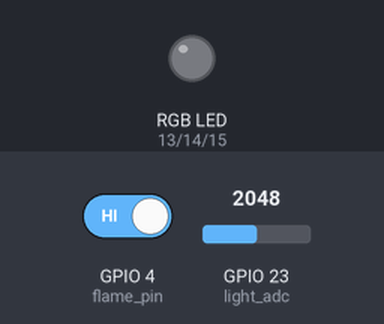
This program was run on a simulated ESP32 board running MicroPython. Shown: an RGB LED mixed from three pins (HIGH = lit). The inputs (shaded band) are chosen by the test bench; at power-on: GPIO 23 (light_adc) = 2048, GPIO 4 (flame_pin) HIGH (analog values on the 0–4095 scale). Dim RGB values are drawn brighter than linear; WiFi joins after 1.5 s; random numbers come from a fixed seed; no MQTT or app messages arrive unless stated; what the program prints to the serial console is not drawn.

Above: at 9.0 s.
9.1 s: GPIO 23 (light_adc) set to 327
19.3 s: GPIO 23 (light_adc) set to 287
At 28.3 s:
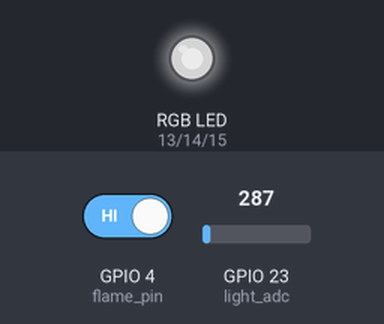
29.3 s: GPIO 4 (flame_pin) driven LOW
At 38.2 s:
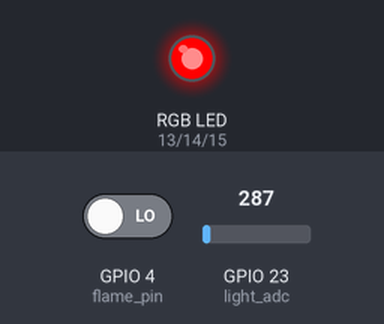
Timing chart, 0 to 39.7 s (numbered marks = the images above; inputs shaded):
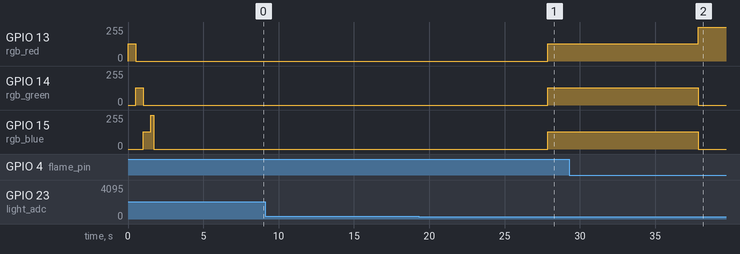

The program:

W601_SmartOffice_MicroPython.py
```python
#!/usr/bin/env python3
# -*- coding: utf-8 -*-

"""
W601智慧办公楼系统 - MicroPython版本
基于RT-Thread MicroPython固件实现
支持WiFi连接、MQTT通信、传感器数据采集、设备控制等功能
"""

import network
import time
import json
import machine
from machine import Pin, PWM, ADC, I2C, Timer
from umqtt.simple import MQTTClient
import gc

# ==================== 配置参数 ====================
# WiFi配置
WIFI_SSID = "your_wifi_ssid"
WIFI_PASSWORD = "your_wifi_password"

# MQTT服务器配置
MQTT_SERVER = "192.168.1.100"
MQTT_PORT = 1883
MQTT_CLIENT_ID = "W601_MicroPython_001"
MQTT_USERNAME = ""
MQTT_PASSWORD = ""

# MQTT主题定义
TOPIC_SENSOR_DATA = "office/sensor/data"
TOPIC_CONTROL_CMD = "office/control/cmd"
TOPIC_ALARM = "office/alarm"
TOPIC_STATUS = "office/device/status"
TOPIC_CONFIG_UPDATE = "office/config/update"

# 硬件引脚配置 (基于W601 IoT Board)
PIN_DHT22_DATA = 0      # PA0 - 温湿度传感器数据引脚
PIN_LIGHT_SENSOR = 23   # PB23 - 光照传感器 (ADC)
PIN_FLAME_SENSOR = 4    # PA4 - 火焰传感器
PIN_RGB_RED = 13        # PA13 - RGB红色
PIN_RGB_GREEN = 14      # PA14 - RGB绿色
PIN_RGB_BLUE = 15       # PA15 - RGB蓝色
PIN_BUZZER = 15         # PB15 - 蜂鸣器

# 设备状态
device_status = {
    "device_id": MQTT_CLIENT_ID,
    "rgb_status": False,
    "buzzer_status": False,
    "wifi_connected": False,
    "mqtt_connected": False,
    "last_sensor_time": 0,
    "flame_detected": False
}

# 传感器数据
sensor_data = {
    "temperature": 0.0,
    "humidity": 0.0,
    "light": 0.0,
    "flame": False
}

# 动态配置参数
config_params = {
    "data_collect_interval": 10000,  # 默认10秒，单位毫秒
    "light_collect_interval": 10000,  # 光照采集间隔
    "temp_humidity_collect_interval": 10000,  # 温湿度采集间隔
    "flame_detect_interval": 5000   # 火焰检测间隔
}

# 全局变量
wifi = None
mqtt_client = None
rgb_red = None
rgb_green = None
rgb_blue = None
buzzer = None
light_adc = None
flame_pin = None
system_timer = None

# ==================== 硬件初始化 ====================
def init_hardware():
    """初始化硬件设备"""
    global rgb_red, rgb_green, rgb_blue, buzzer, light_adc, flame_pin

    print("[INIT] 初始化硬件设备...")

    try:
        # 初始化RGB LED (PWM控制)
        rgb_red = PWM(Pin(PIN_RGB_RED), freq=1000, duty=0)
        rgb_green = PWM(Pin(PIN_RGB_GREEN), freq=1000, duty=0)
        rgb_blue = PWM(Pin(PIN_RGB_BLUE), freq=1000, duty=0)

        # 初始化蜂鸣器
        buzzer = Pin(PIN_BUZZER, Pin.OUT)
        buzzer.value(0)

        # 初始化光照传感器 (ADC)
        light_adc = ADC(Pin(PIN_LIGHT_SENSOR))

        # 初始化火焰传感器
        flame_pin = Pin(PIN_FLAME_SENSOR, Pin.IN, Pin.PULL_UP)

        print("[INIT] ✅ 硬件初始化完成")

        # 执行自检
        perform_self_check()

    except Exception as e:
        print(f"[ERROR] 硬件初始化失败: {e}")

def perform_self_check():
    """设备自检"""
    print("[SELF-CHECK] 开始设备自检...")

    # RGB灯自检
    print("[SELF-CHECK] 测试RGB灯...")
    set_rgb_color(512, 0, 0)  # 红色
    time.sleep(0.5)
    set_rgb_color(0, 512, 0)  # 绿色
    time.sleep(0.5)
    set_rgb_color(0, 0, 512)  # 蓝色
    time.sleep(0.5)
    set_rgb_off()

    # 蜂鸣器自检
    print("[SELF-CHECK] 测试蜂鸣器...")
    buzzer.value(1)
    time.sleep(0.2)
    buzzer.value(0)

    # 传感器自检
    print("[SELF-CHECK] 测试传感器...")
    read_sensors()

    print("[SELF-CHECK] ✅ 设备自检完成")

# ==================== WiFi连接管理 ====================
def init_wifi():
    """初始化WiFi连接"""
    global wifi

    print(f"[WIFI] 正在连接WiFi: {WIFI_SSID}")

    try:
        # 创建WiFi对象
        wifi = network.WLAN(network.STA_IF)
        wifi.active(True)

        # 连接WiFi
        wifi.connect(WIFI_SSID, WIFI_PASSWORD)

        # 等待连接
        timeout = 20
        while not wifi.isconnected() and timeout > 0:
            print(f"[WIFI] 连接中... 剩余时间: {timeout}s")
            time.sleep(1)
            timeout -= 1

        if wifi.isconnected():
            device_status["wifi_connected"] = True
            ip_info = wifi.ifconfig()
            print(f"[WIFI] ✅ WiFi连接成功!")
            print(f"[WIFI] IP地址: {ip_info[0]}")
            print(f"[WIFI] 子网掩码: {ip_info[1]}")
            print(f"[WIFI] 网关: {ip_info[2]}")
            print(f"[WIFI] DNS: {ip_info[3]}")
            return True
        else:
            print("[WIFI] ❌ WiFi连接失败，请检查SSID和密码")
            return False

    except Exception as e:
        print(f"[WIFI] ❌ WiFi连接异常: {e}")
        return False

def check_wifi_connection():
    """检查WiFi连接状态"""
    global wifi

    if wifi and wifi.isconnected():
        device_status["wifi_connected"] = True
        return True
    else:
        device_status["wifi_connected"] = False
        print("[WIFI] ⚠️ WiFi连接断开，尝试重连...")
        return init_wifi()

# ==================== MQTT客户端管理 ====================
def init_mqtt():
    """初始化MQTT客户端"""
    global mqtt_client

    if not device_status["wifi_connected"]:
        print("[MQTT] ❌ WiFi未连接，无法初始化MQTT")
        return False

    try:
        print(f"[MQTT] 正在连接MQTT服务器: {MQTT_SERVER}:{MQTT_PORT}")

        # 创建MQTT客户端
        mqtt_client = MQTTClient(
            client_id=MQTT_CLIENT_ID,
            server=MQTT_SERVER,
            port=MQTT_PORT,
            user=MQTT_USERNAME,
            password=MQTT_PASSWORD,
            keepalive=60
        )

        # 设置消息回调
        mqtt_client.set_callback(on_mqtt_message)

        # 连接服务器
        mqtt_client.connect()

        # 订阅控制命令主题
        mqtt_client.subscribe(TOPIC_CONTROL_CMD)

        # 订阅配置更新主题
        mqtt_client.subscribe(TOPIC_CONFIG_UPDATE)

        device_status["mqtt_connected"] = True
        print("[MQTT] ✅ MQTT连接成功")
        print(f"[MQTT] 📡 已订阅主题: {TOPIC_CONTROL_CMD}")

        # 发布设备上线状态
        publish_device_status("online")

        return True

    except Exception as e:
        print(f"[MQTT] ❌ MQTT连接失败: {e}")
        device_status["mqtt_connected"] = False
        return False

def on_mqtt_message(topic, msg):
    """MQTT消息回调函数"""
    try:
        topic_str = topic.decode('utf-8')
        msg_str = msg.decode('utf-8')

        print(f"[MQTT] 📥 收到消息 - 主题: {topic_str}")
        print(f"[MQTT] 📥 消息内容: {msg_str}")

        if topic_str == TOPIC_CONTROL_CMD:
            handle_control_command(msg_str)
        elif topic_str == TOPIC_CONFIG_UPDATE:
            handle_config_update(msg_str)

    except Exception as e:
        print(f"[MQTT] ❌ 处理消息失败: {e}")

def handle_control_command(msg_str):
    """处理控制命令"""
    try:
        # 解析JSON命令
        cmd_data = json.loads(msg_str)
        device_id = cmd_data.get("deviceId", "")
        action = cmd_data.get("action", "")

        print(f"[CONTROL] 设备ID: {device_id}")
        print(f"[CONTROL] 动作: {action}")

        # 检查设备ID是否匹配
        if device_id != MQTT_CLIENT_ID:
            print(f"[CONTROL] ⚠️ 设备ID不匹配，忽略命令")
            return

        # 执行控制命令
        if action == "rgb_on":
            set_rgb_on()
            print("[CONTROL] ✅ RGB灯已开启")
        elif action == "rgb_off":
            set_rgb_off()
            print("[CONTROL] ✅ RGB灯已关闭")
        elif action == "buzzer_on":
            set_buzzer_on()
            print("[CONTROL] ✅ 蜂鸣器已开启")
        elif action == "buzzer_off":
            set_buzzer_off()
            print("[CONTROL] ✅ 蜂鸣器已关闭")
        else:
            print(f"[CONTROL] ⚠️ 未知命令: {action}")

    except Exception as e:
        print(f"[CONTROL] ❌ 处理控制命令失败: {e}")

def check_mqtt_connection():
    """检查MQTT连接状态"""
    global mqtt_client

    if not device_status["wifi_connected"]:
        return False

    if device_status["mqtt_connected"]:
        try:
            # 检查连接并处理消息
            mqtt_client.check_msg()
            return True
        except:
            device_status["mqtt_connected"] = False
            print("[MQTT] ⚠️ MQTT连接断开，尝试重连...")
            return init_mqtt()
    else:
        return init_mqtt()

# ==================== 传感器数据采集 ====================
def read_sensors():
    """读取所有传感器数据"""
    global sensor_data

    try:
        # 读取温湿度传感器 (模拟数据，实际需要DHT22库)
        # 这里使用模拟数据，实际项目中需要安装DHT22 MicroPython库
        sensor_data["temperature"] = 25.0 + (machine.rng() % 100) / 10.0 - 5.0
        sensor_data["humidity"] = 55.0 + (machine.rng() % 100) / 10.0 - 5.0

        # 读取光照传感器 (ADC值转换为lux)
        adc_value = light_adc.read()
        # 将ADC值(0-1023)转换为光照强度(0-1000 lux)
        sensor_data["light"] = (adc_value / 1023.0) * 1000.0

        # 读取火焰传感器 (数字输入，低电平表示检测到火焰)
        flame_detected = not flame_pin.value()  # 取反，因为是低电平触发
        sensor_data["flame"] = flame_detected
        device_status["flame_detected"] = flame_detected

        # 更新最后读取时间
        device_status["last_sensor_time"] = time.ticks_ms()

        return sensor_data

    except Exception as e:
        print(f"[SENSOR] ❌ 传感器读取失败: {e}")
        return None

def publish_sensor_data():
    """发布传感器数据"""
    if not device_status["mqtt_connected"]:
        print("[PUBLISH] ⚠️ MQTT未连接，跳过数据发送")
        return False

    try:
        # 读取传感器数据
        data = read_sensors()
        if data is None:
            return False

        # 构造发送数据
        payload = {
            "deviceId": MQTT_CLIENT_ID,
            "temperature": round(data["temperature"], 2),
            "humidity": round(data["humidity"], 2),
            "light": round(data["light"], 2),
            "flame": data["flame"],
            "rgbStatus": device_status["rgb_status"],
            "buzzerStatus": device_status["buzzer_status"],
            "timestamp": time.ticks_ms()
        }

        # 发送数据
        json_data = json.dumps(payload)
        mqtt_client.publish(TOPIC_SENSOR_DATA, json_data)

        print(f"[PUBLISH] 📤 传感器数据已发送:")
        print(f"  温度: {payload['temperature']}°C")
        print(f"  湿度: {payload['humidity']}%")
        print(f"  光照: {payload['light']} lux")
        print(f"  火焰: {'🔥 检测到' if payload['flame'] else '✅ 正常'}")
        print(f"  RGB: {'💡 开启' if payload['rgbStatus'] else '🌑 关闭'}")

        return True

    except Exception as e:
        print(f"[PUBLISH] ❌ 发送传感器数据失败: {e}")
        return False

def publish_alarm(alarm_type, level, message):
    """发布告警消息"""
    if not device_status["mqtt_connected"]:
        return False

    try:
        alarm_data = {
            "deviceId": MQTT_CLIENT_ID,
            "alarmType": alarm_type,
            "level": level,
            "message": message,
            "location": "智慧办公楼-W601设备",
            "timestamp": time.ticks_ms()
        }

        json_data = json.dumps(alarm_data)
        mqtt_client.publish(TOPIC_ALARM, json_data)

        print(f"[ALARM] 🚨 告警已发送: {message}")
        return True

    except Exception as e:
        print(f"[ALARM] ❌ 发送告警失败: {e}")
        return False

def publish_device_status(status):
    """发布设备状态"""
    if not device_status["mqtt_connected"]:
        return False

    try:
        status_data = {
            "deviceId": MQTT_CLIENT_ID,
            "status": status,
            "ip": wifi.ifconfig()[0] if wifi and wifi.isconnected() else "",
            "rssi": wifi.status('rssi') if wifi and wifi.isconnected() else 0,
            "freeMemory": gc.mem_free(),
            "timestamp": time.ticks_ms()
        }

        json_data = json.dumps(status_data)
        mqtt_client.publish(TOPIC_STATUS, json_data)

        print(f"[STATUS] 📊 设备状态已发送: {status}")
        return True

    except Exception as e:
        print(f"[STATUS] ❌ 发送设备状态失败: {e}")
        return False

# ==================== 设备控制函数 ====================
def set_rgb_on():
    """开启RGB灯 (白色)"""
    global rgb_red, rgb_green, rgb_blue
    rgb_red.duty(512)
    rgb_green.duty(512)
    rgb_blue.duty(512)
    device_status["rgb_status"] = True

def set_rgb_off():
    """关闭RGB灯"""
    global rgb_red, rgb_green, rgb_blue
    rgb_red.duty(0)
    rgb_green.duty(0)
    rgb_blue.duty(0)
    device_status["rgb_status"] = False

def set_rgb_color(red, green, blue):
    """设置RGB灯颜色 (0-1023)"""
    global rgb_red, rgb_green, rgb_blue
    rgb_red.duty(red)
    rgb_green.duty(green)
    rgb_blue.duty(blue)
    device_status["rgb_status"] = (red > 0 or green > 0 or blue > 0)

def set_buzzer_on():
    """开启蜂鸣器"""
    buzzer.value(1)
    device_status["buzzer_status"] = True

def set_buzzer_off():
    """关闭蜂鸣器"""
    buzzer.value(0)
    device_status["buzzer_status"] = False

# ==================== 自动控制逻辑 ====================
def handle_config_update(msg_str):
    """处理配置更新消息"""
    try:
        config_data = json.loads(msg_str)
        print(f"[CONFIG] 📥 收到配置更新: {config_data}")

        # 处理各种采集间隔配置
        if "data.collect.interval" in config_data:
            interval_seconds = int(config_data["data.collect.interval"])
            interval_ms = interval_seconds * 1000
            config_params["data_collect_interval"] = interval_ms
            print(f"[CONFIG] ✅ 更新数据采集间隔: {interval_seconds}秒 ({interval_ms}毫秒)")

            # 重新启动定时器以应用新的间隔
            restart_timer()

        if "light.collect.interval" in config_data:
            interval_seconds = int(config_data["light.collect.interval"])
            interval_ms = interval_seconds * 1000
            config_params["light_collect_interval"] = interval_ms
            print(f"[CONFIG] ✅ 更新光照采集间隔: {interval_seconds}秒 ({interval_ms}毫秒)")

        if "temp.humidity.collect.interval" in config_data:
            interval_seconds = int(config_data["temp.humidity.collect.interval"])
            interval_ms = interval_seconds * 1000
            config_params["temp_humidity_collect_interval"] = interval_ms
            print(f"[CONFIG] ✅ 更新温湿度采集间隔: {interval_seconds}秒 ({interval_ms}毫秒)")

        if "flame.detect.interval" in config_data:
            interval_seconds = int(config_data["flame.detect.interval"])
            interval_ms = interval_seconds * 1000
            config_params["flame_detect_interval"] = interval_ms
            print(f"[CONFIG] ✅ 更新火焰检测间隔: {interval_seconds}秒 ({interval_ms}毫秒)")

        # 可以在这里添加其他配置项的处理

    except Exception as e:
        print(f"[CONFIG] ❌ 配置更新处理异常: {e}")

def restart_timer():
    """重新启动定时器以应用新的配置"""
    global system_timer
    try:
        if system_timer:
            system_timer.deinit()
            print("[TIMER] 🔄 停止旧定时器")

        # 使用新的间隔创建定时器
        interval_ms = config_params["data_collect_interval"]
        system_timer = Timer(0)
        system_timer.init(period=interval_ms, mode=Timer.PERIODIC, callback=timer_callback)
        print(f"[TIMER] ✅ 启动新定时器，间隔: {interval_ms}毫秒")

    except Exception as e:
        print(f"[TIMER] ❌ 定时器重启异常: {e}")

def check_flame_alarm():
    """检查火焰告警 - 优化为更快响应"""
    if sensor_data["flame"]:
        # 立即响应：开启蜂鸣器和红色RGB灯
        set_buzzer_on()
        set_rgb_color(1023, 0, 0)  # 红色告警

        # 发送告警消息
        publish_alarm("FIRE", "CRITICAL", "🚨 检测到火焰！立即疏散！")

        print("[ALARM] 🚨 火焰告警触发！立即响应")
        return True
    else:
        # 火焰消失，关闭告警
        if device_status["buzzer_status"]:
            set_buzzer_off()
            set_rgb_off()
            print("[ALARM] ✅ 火焰告警解除")
        return False

def auto_lighting_control():
    """自动照明控制"""
    light_level = sensor_data["light"]

    # 光照不足时自动开灯
    if light_level < 300 and not device_status["rgb_status"]:
        set_rgb_on()
        print(f"[AUTO] 💡 光照不足({light_level:.1f} lux)，自动开启照明")

    # 光照充足时自动关灯
    elif light_level > 350 and device_status["rgb_status"] and not device_status["flame_detected"]:
        set_rgb_off()
        print(f"[AUTO] 🌞 光照充足({light_level:.1f} lux)，自动关闭照明")

def monitor_system_status():
    """系统状态监控"""
    try:
        # 内存使用监控
        free_mem = gc.mem_free()
        if free_mem < 10000:  # 小于10KB时告警
            print(f"[MONITOR] ⚠️ 内存不足: {free_mem} bytes")
            gc.collect()  # 强制垃圾回收

        # 发送心跳
        publish_device_status("running")

        print(f"[MONITOR] 💓 系统心跳 - 空闲内存: {free_mem} bytes")

    except Exception as e:
        print(f"[MONITOR] ❌ 系统监控异常: {e}")

# ==================== 定时器回调 ====================
def timer_callback(timer):
    """定时器回调函数"""
    try:
        # 检查WiFi连接
        check_wifi_connection()

        # 检查MQTT连接
        check_mqtt_connection()

        # 发布传感器数据
        publish_sensor_data()

        # 检查火焰告警
        check_flame_alarm()

        # 自动照明控制
        if not device_status["flame_detected"]:
            auto_lighting_control()

        # 系统状态监控 (每5次执行一次)
        if time.ticks_ms() % 150000 < 30000:  # 大约每150秒执行一次
            monitor_system_status()

    except Exception as e:
        print(f"[TIMER] ❌ 定时器回调异常: {e}")

# ==================== 主程序 ====================
def main():
    """主程序入口"""
    global system_timer

    print("=" * 50)
    print("W601智慧办公楼系统 - MicroPython版本")
    print("基于RT-Thread MicroPython固件")
    print("=" * 50)

    try:
        # 1. 初始化硬件
        init_hardware()
        time.sleep(1)

        # 2. 连接WiFi
        if not init_wifi():
            print("[MAIN] ❌ WiFi连接失败，程序退出")
            return

        time.sleep(2)

        # 3. 连接MQTT服务器
        if not init_mqtt():
            print("[MAIN] ❌ MQTT连接失败，程序退出")
            return

        time.sleep(1)

        # 4. 启动定时器 (使用配置的间隔)
        interval_ms = config_params["data_collect_interval"]
        system_timer = Timer(0)
        system_timer.init(period=interval_ms, mode=Timer.PERIODIC, callback=timer_callback)

        print("[MAIN] 🚀 系统启动完成，开始运行...")
        print(f"[MAIN] 📊 数据上报间隔: {interval_ms/1000}秒")
        print("[MAIN] ⏸️ 按 Ctrl+C 停止程序")

        # 5. 主循环
        while True:
            try:
                # 处理MQTT消息
                if device_status["mqtt_connected"]:
                    mqtt_client.check_msg()

                # 短暂延时
                time.sleep(0.1)

            except KeyboardInterrupt:
                print("\n[MAIN] 👋 程序被用户中断")
                break
            except Exception as e:
                print(f"[MAIN] ❌ 主循环异常: {e}")
                time.sleep(1)

    except Exception as e:
        print(f"[MAIN] ❌ 程序异常: {e}")

    finally:
        # 清理资源
        cleanup()

def cleanup():
    """清理资源"""
    global system_timer, mqtt_client

    print("[CLEANUP] 正在清理资源...")

    try:
        # 停止定时器
        if system_timer:
            system_timer.deinit()

        # 关闭设备
        set_rgb_off()
        set_buzzer_off()

        # 发送离线状态
        if device_status["mqtt_connected"]:
            publish_device_status("offline")

        # 断开MQTT连接
        if mqtt_client:
            mqtt_client.disconnect()

        print("[CLEANUP] ✅ 资源清理完成")

    except Exception as e:
        print(f"[CLEANUP] ❌ 清理资源失败: {e}")

# ==================== 程序入口 ====================
if __name__ == "__main__":
    main()
```

Measured:
- the behaviour switches between 307 and 306 on GPIO 23 (light_adc) (found by bisection; images 0 and 1)
- after the input at 9.1 s, every drawn part: stays the same
- after the input at 19.3 s, GPIO 13 (rgb_red), GPIO 14 (rgb_green), GPIO 15 (rgb_blue): 0/255 → 128/255 after 8.6 s
- after the input at 29.3 s, GPIO 13 (rgb_red): 128/255 → 255/255 after 8.6 s; GPIO 14 (rgb_green), GPIO 15 (rgb_blue): 128/255 → 0/255 after 8.6 s
